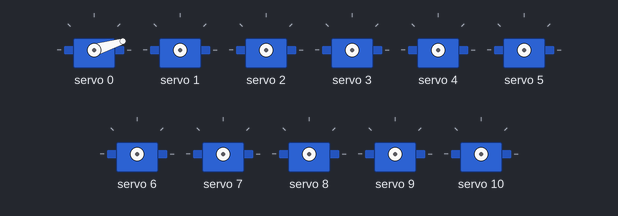
Simulated run of this sketch. Board: Arduino Uno, built with avr-gcc and run on an emulated ATmega328P. Shown: 11 × servo.

Above: at 0.05 s.
At 2.15 s:
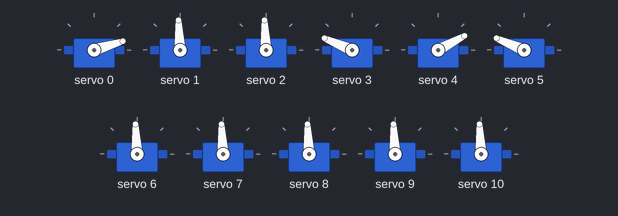
At 2.7 s:
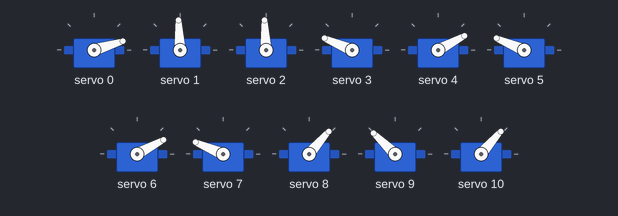
At 4.25 s:
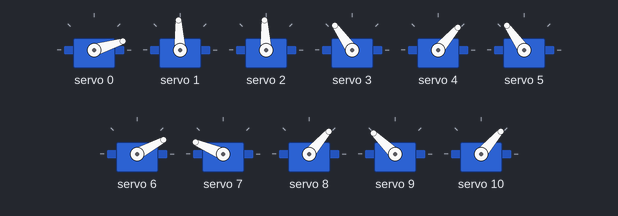
At 4.35 s:
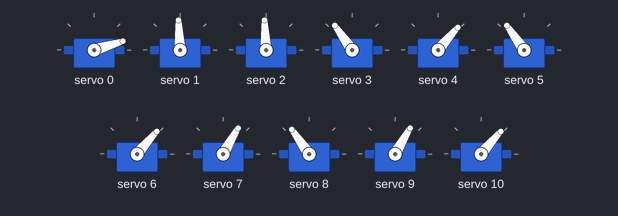
At 5.35 s:
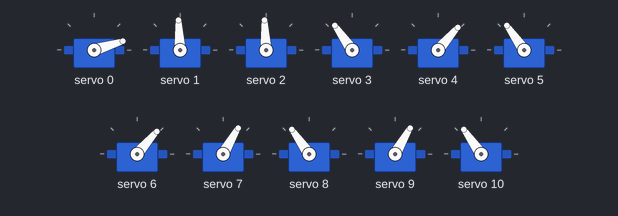
Timing chart, 0 to 7.0 s (numbered marks = the images above):
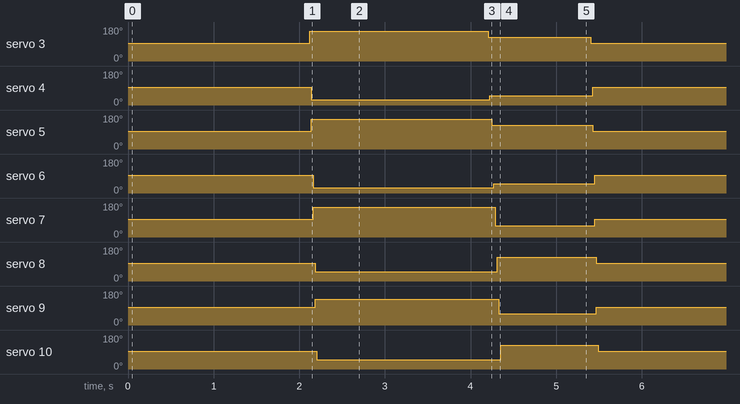

Measured:
- by itself, servo 3, servo 5: repeats every 5.4 s: 125° 1.2 s, 93° 2.1 s, 157° 2.1 s
- by itself, servo 4, servo 6: repeats every 5.4 s: 49° 1.2 s, 93° 2.1 s, 28° 2.1 s
- by itself, servo 7: repeats every 5.4 s: 60° 1.2 s, 93° 2.1 s, 157° 2.1 s
- by itself, servo 8: repeats every 5.4 s: 125° 1.2 s, 93° 2.1 s, 49° 2.1 s
- by itself, servo 9: repeats every 5.4 s: 60° 1.1 s, 93° 2.1 s, 136° 2.1 s
- by itself, servo 10: repeats every 5.4 s: 125° 1.1 s, 93° 2.1 s, 49° 2.1 s

The sketch:

CatRobot.ino
```cpp
#include <Wire.h>
#include <Adafruit_PWMServoDriver.h>

//Usamos la dirección "0x40" de nuestra placa
Adafruit_PWMServoDriver servo = Adafruit_PWMServoDriver(0x40);

int pos_0 = 102;   //Ancho de pulso equivalente al ángulo 0°
int pos_180 = 512; //Ancho de pulso equivalente al ángulo 180°

//---------- PINES ----------
const byte cabeza = 0; //20 - 80
const byte cuello = 1; //20 - 160
const byte cola = 2;   //50 - 130

const byte femur_ad_izq = 3;
const byte femur_ad_der = 4;
const byte femur_atr_der = 5;
const byte femur_atr_izq = 6;

const byte pie_ad_izq = 7;
const byte pie_ad_der = 8;
const byte pie_atr_der = 9;
const byte pie_atr_izq = 10;
//---------------------------

//---------- FUNCIONES ----------
void set_servo(int n_servo, int angle);
void pos_initial();
void pos_rest();
void pos_up();

//-------------------------------

void setup() {
  Serial.begin(9600);

  servo.begin();        //Inicializamos nuestra variable
  servo.setPWMFreq(50); //Asignamos una frecuencia PWM de 50Hz

}

void loop() {

  pos_initial();
  delay(1000);
  pos_rest();
  delay(1000);
  pos_up();

}

//----- Position initial -----
void pos_initial(){

  set_servo(cabeza, 20); delay(10);
  set_servo(cuello, 90); delay(10);
  set_servo(cola, 90); delay(10);

  set_servo(femur_ad_izq, 90); delay(10);
  set_servo(femur_ad_der, 90); delay(10);
  set_servo(femur_atr_der, 90); delay(10);
  set_servo(femur_atr_izq, 90); delay(10);

  set_servo(pie_ad_izq, 90); delay(10);
  set_servo(pie_ad_der, 90); delay(10);
  set_servo(pie_atr_der, 90); delay(10);
  set_servo(pie_atr_izq, 90); delay(10);

  delay(1000);
}
//----------------------------


//----- Position rest -----
void pos_rest(){

  set_servo(femur_ad_izq, 150); delay(10);
  set_servo(femur_ad_der, 30); delay(10);
  set_servo(femur_atr_der, 150); delay(10);
  set_servo(femur_atr_izq, 30); delay(10);

  set_servo(pie_ad_izq, 150); delay(10);
  set_servo(pie_ad_der, 50); delay(10);
  set_servo(pie_atr_der, 130); delay(10);
  set_servo(pie_atr_izq, 50); delay(10);

  delay(1000);
}
//-------------------------


//----- Position up -----
void pos_up(){

  set_servo(femur_ad_izq, 120); delay(20);
  set_servo(femur_ad_der, 50); delay(20);
  set_servo(femur_atr_der, 120); delay(20);
  set_servo(femur_atr_izq, 50); delay(20);

  set_servo(pie_ad_izq, 60); delay(20);
  set_servo(pie_ad_der, 120); delay(20);
  set_servo(pie_atr_der, 60); delay(20);
  set_servo(pie_atr_izq, 120); delay(20);

  delay(1000);

}
//---------------------------


//----- Función para pasar de pulsos a ángulos -----
void set_servo(int n_servo, int angle){

  //----- Pasamos los pulsos a ángulos -----
  int duty = map(angle, 0, 180, pos_0, pos_180);

  //(servo, pos_inicial_pulso, pos_final_pulso)
  servo.setPWM(n_servo, 0, duty);
}
//--------------------------------------------------
```
